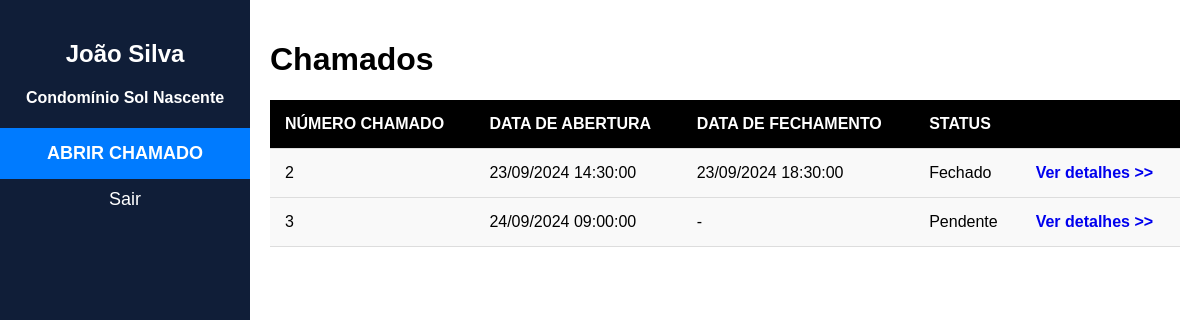
The page /logado/inicial.php (signed in) on the database its author committed.
### tables this page shows
CREATE TABLE IF NOT EXISTS `tb_usuario` (
  `id_usuario` int UNSIGNED NOT NULL AUTO_INCREMENT,
  `id_condominio` int UNSIGNED NOT NULL,
  `nome` varchar(255) NOT NULL,
  `email` varchar(255) NOT NULL,
  `telefone` varchar(255) NOT NULL,
  `tipo_usuario` int UNSIGNED NOT NULL,
  `senha` varchar(255) NOT NULL,
  PRIMARY KEY (`id_usuario`),
  KEY `tb_usuario_FKIndex1` (`id_condominio`)
);

CREATE TABLE IF NOT EXISTS `tb_condominio` (
  `id_condominio` int UNSIGNED NOT NULL AUTO_INCREMENT,
  `nome` varchar(255) NOT NULL,
  `cep` varchar(255) NOT NULL,
  `rua` varchar(255) NOT NULL,
  `numero` int UNSIGNED NOT NULL,
  `cidade` varchar(255) NOT NULL,
  `estado` varchar(255) NOT NULL,
  PRIMARY KEY (`id_condominio`)
);

CREATE TABLE IF NOT EXISTS `tb_chamado` (
  `id_chamado` int UNSIGNED NOT NULL AUTO_INCREMENT,
  `id_tecnico` int UNSIGNED NOT NULL,
  `id_usuario_solicitante` int UNSIGNED NOT NULL,
  `descricao` varchar(255) NOT NULL,
  `dt_abertura` datetime NOT NULL,
  `status` int NOT NULL,
  `dt_fechamento` datetime DEFAULT NULL,
  PRIMARY KEY (`id_chamado`),
  KEY `tb_chamado_FKIndex1` (`id_usuario_solicitante`),
  KEY `tb_chamado_FKIndex2` (`id_tecnico`)
);

### logado/inicial.php (the view, shortened to what this page needs)
<?php
include('../conexao/conexao.php');
?>
<!DOCTYPE html>
<html lang="pt-BR">
<head>
</head>
<body>
<div class="sidebar">
    <h2>
        <?php
            $idUsuario = mysqli_real_escape_string($connection, $_SESSION['idUsuario']);
            $query = "SELECT * FROM tb_usuario WHERE id_usuario = $idUsuario";
            $result = mysqli_query($connection, $query);
            $row = mysqli_fetch_assoc($result);
            echo htmlspecialchars($row['nome']);
            $idCondominio = $row['id_condominio'];
            $tipoUsuario = $row['tipo_usuario'];
        ?>
    </h2>
    <h4 style="text-align: center;">
        <?php
            $query = "SELECT * FROM tb_condominio WHERE id_condominio = $idCondominio";
            $result = mysqli_query($connection, $query);
            $row = mysqli_fetch_assoc($result);
            echo htmlspecialchars($row['nome']);
        ?>
    </h4>
    <a href="novo_chamado.php" class="back-btn">ABRIR CHAMADO</a>
    <a href="../conexao/logout.php">Sair</a>
</div>
<div class="main-content">
    <h1>Chamados</h1>
    <table class="chamados">
        <thead>
            <tr>
                <th>NÚMERO CHAMADO</th>
                <th>DATA DE ABERTURA</th>
                <th>DATA DE FECHAMENTO</th>
                <th>STATUS</th>
                <th></th>
            </tr>
        </thead>
        <tbody>
            <?php
                if($tipoUsuario == 1){
                    $result = $conn->query("SELECT * FROM tb_chamado");
                }elseif($tipoUsuario == 2){
                    $result = $conn->query("SELECT * FROM tb_chamado WHERE id_tecnico = $idUsuario");
                }elseif($tipoUsuario == 3){
                    $result = $conn->query("SELECT * FROM tb_chamado WHERE id_usuario_solicitante = $idUsuario");
                }
                $count = $result->rowCount();
                if ($count > 0) {
                    while ($row = $result->fetch(PDO::FETCH_OBJ)){
                        if($row->status == 1){
                            $status = 'Pendente';
                        }else if($row->status == 2){
                            $status = 'Andamento';
                        }else if($row->status == 3){
                            $status = 'Fechado';
                        }
            ?>
            <tr>
                <td><?php echo htmlspecialchars($row->id_chamado); ?></td>
                <td>
                    <?php
                            $data = new DateTime($row->dt_abertura);
                            $data_br = $data->format('d/m/Y H:i:s');
                            echo htmlspecialchars($data_br);
                    ?>
                </td>
                <td>
                    <?php
                        if($row->dt_fechamento != NULL){
                            $data = new DateTime($row->dt_fechamento);
                            $data_br = $data->format('d/m/Y H:i:s');
                            echo htmlspecialchars($data_br);
                        }else{
                            echo htmlspecialchars("-");
                        }
                    ?>
                </td>
                <td><?php echo htmlspecialchars($status); ?></td>
                <td><a href="chamado.php?idChamado=<?php echo $row->id_chamado?>" class="detalhes-link">Ver detalhes &gt;&gt;</a></td>
            </tr>
            <?php
                    }
                }
            ?>
        </tbody>
    </table>
</div>
</body>
</html>

### logado/inicial.php (style rules this page uses)
body { margin: 0; font-family: Arial, sans-serif; }
.sidebar { width: 250px; background-color: #101E38; height: 100vh; position: fixed; padding-top: 20px; }
.sidebar h2 { color: white; text-align: center; }
.sidebar h4 { color: white; }
.sidebar a { display: block; padding: 10px; color: white; text-decoration: none; text-align: center; font-size: 18px; }
.sidebar a.back-btn { background-color: #007BFF; color: #fff; padding: 15px; font-weight: bold; }
.main-content { margin-left: 250px; padding: 20px; }
.chamados { width: 100%; margin: 0 auto; background-color: #f9f9f9; border-collapse: collapse; }
.chamados th, .chamados td { padding: 15px; text-align: left; border-bottom: 1px solid #ddd; }
.chamados th { background-color: #000; color: #fff; }
.detalhes-link { text-decoration: none; color: #0000EE; font-weight: bold; }

### rows shown on the page
tb_usuario: nome "João Silva"
tb_condominio: nome "Condomínio Sol Nascente"
tb_chamado: id_chamado "2", dt_abertura "23/09/2024 14:30:00", dt_fechamento "23/09/2024 18:30:00", status "Fechado"
tb_chamado: id_chamado "3", dt_abertura "24/09/2024 09:00:00", status "Pendente"
